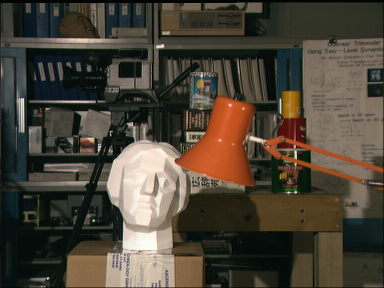
//> input picture disparityMap/matching/tsukuba_l.png, 384 x 288 px
$ ./main   (built with g++ and OpenCV 4)
//> lines starting //> are read from the running program, lines starting //| are printed output that depends on the picture
### disparityMap/matching/opencvReleaseFunctions.h
#ifndef SEODYUTAMI_DISPARITYMAP_OPENCV_RELEASE_FUNCTIONS
#define SEODYUTAMI_DISPARITYMAP_OPENCV_RELEASE_FUNCTIONS

#include <opencv\cv.h>

void releaseImageForSharedPtr(IplImage* image);

void releaseMatForSharedPtr(CvMat* mat);

#endif

### disparityMap/matching/segmentMarkersMakerImpl.h
#ifndef SEODYUTAMI_DISPARITYMAP_SEGMENT_MARKERS_MAKER_IMPL
#define SEODYUTAMI_DISPARITYMAP_SEGMENT_MARKERS_MAKER_IMPL

#include <memory>
#include <vector>
#include <opencv\cv.h>

class SegmentMarkersMakerImpl {
private:
	int seedStep;

	void prepareMarkers(CvMat* markers);
	void getSegmentAverageTable(const IplImage* grayImage, const CvMat* markers, std::vector<std::vector<int> >& averageTable);

public:
	SegmentMarkersMakerImpl(int seedStep);
	std::shared_ptr<CvMat> getSegmentMarkers(const IplImage* colorImage);
	std::shared_ptr<IplImage> getSegmentedDisparityMap(const IplImage* disparityMap, const CvMat* markers);
};


#endif

### disparityMap/matching/disparityMapMakerImpl.h
#ifndef SEODYUTAMI_DISPARITYMAP_MATCHING_DISPARITYMAPMAKERIMPL_H
#define SEODYUTAMI_DISPARITYMAP_MATCHING_DISPARITYMAPMAKERIMPL_H

#include <opencv\cv.h>
#include <memory>
#include "estimationType.h"

class DisparityMapMakerImpl {
public:
	DisparityMapMakerImpl(const int& windowSize, const int& dRange, IEstimationType* type);
	~DisparityMapMakerImpl();
	std::shared_ptr<IplImage> getDisparityMapPtr(const IplImage* leftGrayImage, const IplImage* rightGrayImage);

private:
	const std::unique_ptr<IEstimationType> pEstimationType;
	int windowSize;
	int dRange;

	long long int getDisparityValue(const IplImage* leftGrayImage, const IplImage* rightGrayImage, const int& x, const int& y);
	bool isSameImageSize(const IplImage* leftGrayImage, const IplImage* rightGrayImage);
};

#endif

### disparityMap/matching/segmentMarkersMaker.h
#ifndef SEODYUTAMI_DISPARITYMAP_SEGMENT_MARKERS_MAKER
#define SEODYUTAMI_DISPARITYMAP_SEGMENT_MARKERS_MAKER

#include <memory>
#include <opencv\cv.h>

class SegmentMarkersMakerImpl;

class SegmentMarkersMaker {
private:
	std::shared_ptr<SegmentMarkersMakerImpl> pImpl;

public:
	SegmentMarkersMaker(int seedStep);
	std::shared_ptr<CvMat> getSegmentMarkers(const IplImage* colorImage);
	std::shared_ptr<IplImage> getSegmentedDisparityMap(const IplImage* disparityMap, const CvMat* markers);
};


#endif

### disparityMap/matching/timePrinter.h
#ifndef SEODYUTAMI_DISPARITYMAP_MATCHING_TIMEPRINTER_H
#define SEODYUTAMI_DISPARITYMAP_MATCHING_TIMEPRINTER_H

#include <iostream>
#include <string>
#include <ctime>

class TimePrinter {
public:
	TimePrinter() : startTime(clock()), endTime(0) {}
	void start() {
		startTime = clock();
	}
	// [4 lines left out: function end, not called in this run]
	void print() {
		std::cout << (double)(endTime - startTime) / 1000 << " sec" << std::endl;
	}
private:
	clock_t startTime;
	clock_t endTime;

};

#endif

### disparityMap/matching/estimationType.h
#ifndef SEODYUTAMI_DISPARITYMAP_MATCHING_ESTIMATIONTYPE_H
#define SEODYUTAMI_DISPARITYMAP_MATCHING_ESTIMATIONTYPE_H
#define interface struct

#include <opencv\cv.h>

//Empty Base Object
class Empty {};

interface IEstimationType : private Empty{
	virtual long long int getValue(const IplImage* leftImage, const IplImage* rightImage, int x, int y, int windowSize, int d) const = 0;
};

interface SADtype :public IEstimationType {
	long long int getValue(const IplImage* leftImage, const IplImage* rightImage, int x, int y, int windowSize, int d) const;
	static SADtype* getInstance();
};

interface SSDtype :public IEstimationType {
	long long int getValue(const IplImage* leftImage, const IplImage* rightImage, int x, int y, int windowSize, int d) const;
	static SSDtype* getInstance();
};

interface NCCtype :public IEstimationType {
	long long int getValue(const IplImage* leftImage, const IplImage* rightImage, int x, int y, int windowSize, int d) const;
	static NCCtype* getInstance();
};

interface SIMDintrinsicSSDtype :public IEstimationType {
	long long int getValue(const IplImage* leftImage, const IplImage* rightImage, int x, int y, int windowSize, int d) const;
	static SIMDintrinsicSSDtype* getInstance();
};

#endif

### disparityMap/matching/disparityMapMaker.h
#ifndef SEODYUTAMI_DISPARITYMAP_MATCHING_DISPARITYMAPMAKER_H
#define SEODYUTAMI_DISPARITYMAP_MATCHING_DISPARITYMAPMAKER_H

#include <string>
#include <opencv\cv.h>
#include <memory>
#include "estimationType.h"

class DisparityMapMakerImpl;

class DisparityMapMaker {
public:
	DisparityMapMaker(const std::string leftImagePath, const std::string rightImagePath, const int& windowSize, const int& dRange, IEstimationType* type);
	IplImage* getDisparityMapPtr();
	void deleteMap();

private:
	const std::shared_ptr<DisparityMapMakerImpl> pImpl;
};

#endif

### disparityMap/matching/main.cpp
#include <iostream>
#include <opencv\cv.h>
#include <opencv\highgui.h>
#include "disparityMapMaker.h"
#include "timePrinter.h"
#include "segmentMarkersMaker.h"

void showImageAndStop(IplImage* image) {
	cvShowImage("test", image);
	cvWaitKey(0);
	cvDestroyWindow("test");
}

int main() {
	IplImage* leftGrayImage = cvLoadImage("tsukuba_l.png", 0);
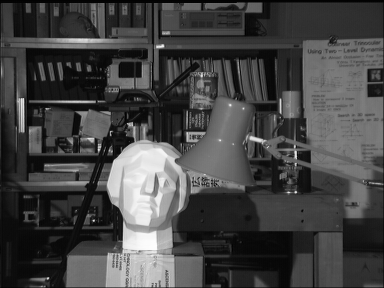
//> leftGrayImage: 288 rows x 384 cols, CV_8UC1; min 0, max 253, mean 68.2
	IplImage* leftColorImage = cvLoadImage("tsukuba_l.png", 1);
//> leftColorImage is the input picture: 288 rows x 384 cols, CV_8UC3; mean B, G, R 55.4, 67.9, 75.3
	IplImage* rightGrayImage = cvLoadImage("tsukuba_r.png", 0);
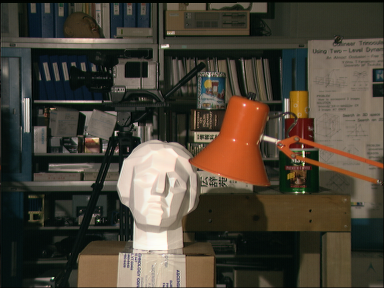
//> input picture disparityMap/matching/tsukuba_r.png, 384 x 288 px
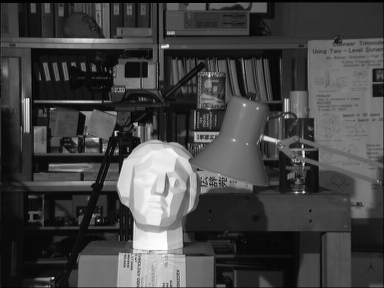
//> rightGrayImage: 288 rows x 384 cols, CV_8UC1; min 0, max 253, mean 67.8

//> (the run ends here: the program needs code that is not available in this run, at `DisparityMapMaker disparityMapMaker(2, 16, SSDtype::getInstance());`)
